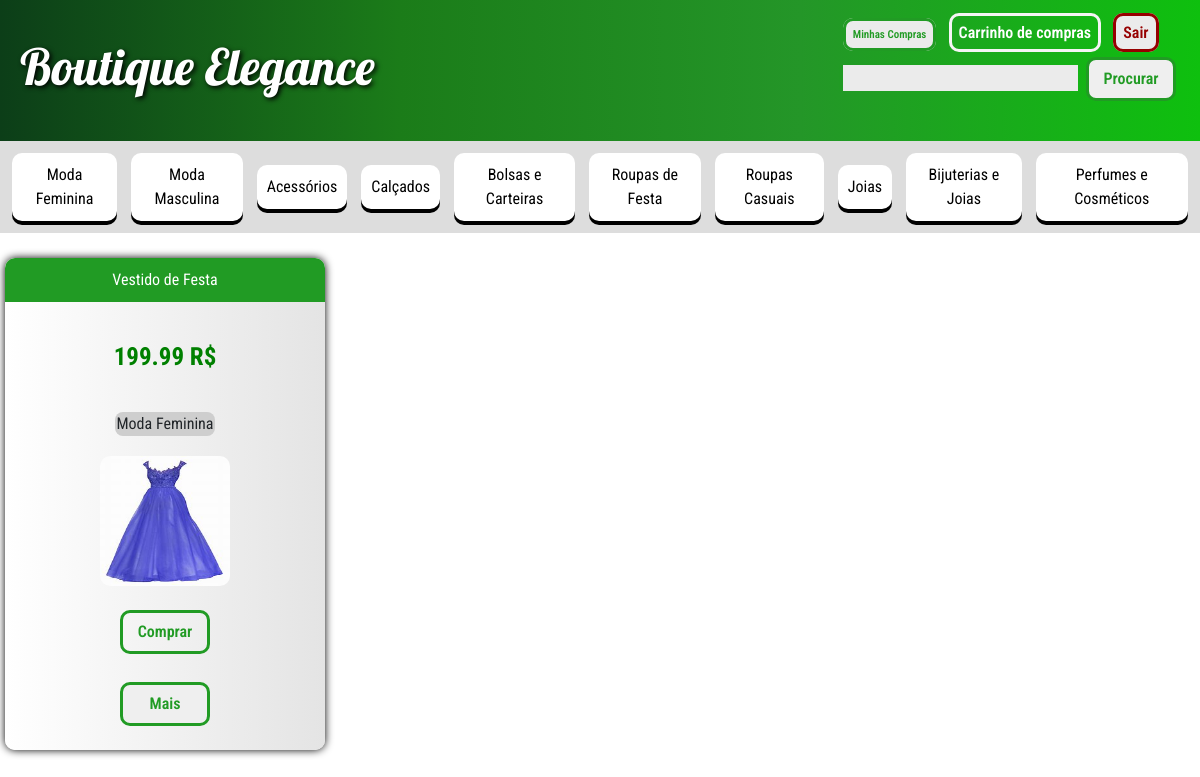
/site/usuario_produtos_categoria.php?categoria=Moda Feminina, run on the app's committed database.
### tables this page shows
CREATE TABLE `categoria` (
  `id_categoria` int(11) NOT NULL,
  `nome` varchar(30) DEFAULT NULL
);

CREATE TABLE `produto` (
  `id_produto` int(11) NOT NULL,
  `id_categoria_id` int(11) DEFAULT NULL,
  `valor` float DEFAULT NULL,
  `descricao` varchar(120) DEFAULT NULL,
  `nome_produto` varchar(60) DEFAULT NULL,
  `disponibilidade` tinyint(1) DEFAULT NULL,
  `foto` varchar(60) DEFAULT NULL,
  `ofertado` tinyint(1) DEFAULT NULL,
  `preco_original` float DEFAULT NULL
);

### class/categoria.DAO.class.php (called while the page is built, shortened)
<?php
	class categoriaDAO{
		public function __construct(){
			$this->conexao =
			new PDO("mysql:host=localhost; dbname=bancoSD","root", "");
		}
		public function listar(){
            $sql = $this->conexao->prepare("select * from categoria");
			$sql->execute();
			return $sql->fetchAll();
        }
	}
?>

### class/produtos.DAO.class.php (called while the page is built, shortened)
<?php
	class ProdutoSDAO{
		public function __construct(){
			$this->conexao =
			new PDO("mysql:host=localhost; dbname=BANCOsd",
			"root", "");
		}
		public function listarPCategoria($categoria){
			$sql= $this->conexao->prepare(
			"select produto.*, categoria.* from produto inner join categoria on produto.id_categoria_id = categoria.id_categoria where categoria.nome = :categoria");
			$sql->bindValue(":categoria", $categoria);
			$sql->execute();
			return $sql->fetchAll();
		}
	}
?>

### site/usuario_produtos_categoria.php (the view, shortened to what this page needs)
<?php
    include_once "../class/produtos.DAO.class.php";
    include_once "../class/categoria.DAO.class.php";
    $objCategoriaDAO = new categoriaDAO();
    $retornoCat = $objCategoriaDAO->listar();
    $objProdutoDAO = new produtosDAO();
    $retorno = $objProdutoDAO->listarPCategoria($_GET['categoria']);
?>
<html lang="pt">
<head>
    <link href="https://cdn.jsdelivr.net/npm/bootstrap@5.3.3/dist/css/bootstrap.min.css" rel="stylesheet">
    <link rel="stylesheet" href="../CSS/style.css">
</head>
<body>
<header>
        <div>
            <h1 id="titulo">Boutique Elegance</h1>
        </div>
        <div>
            <a style="font-size: 11px;" class="btn-op-alt" href='usuario_compras.php'>Minhas Compras</a>
            <a id="carrinho" style="width:auto;" href="carrinho.php">Carrinho de compras</a>
            <a id="sair" href="../operacoes/sair.php">Sair</a>
            <form style="margin-top: 8px;" action="usuario_produtos_pesquisa.php" method="GET">
                <input type="text" name="pesquisa" class="inputs">
                <button class="btn-op">Procurar</button>
            </form>
        </div>
    </header>
    <div id="container-geral">
    <div id="div-botoes">
        <?php
            foreach($retornoCat as $query){?>
            <button class="side-links" onclick="window.location.href='usuario_produtos_categoria.php?categoria=<?=$query['nome']?>'"><?=$query['nome']?></button>
        <?php } ?>
    </div>
<div class="container-list">
    <?php foreach ($retorno as $query) { ?>
        <div class='form-listar'>
            <p class='top-text'><?= $query['nome_produto'] ?></p>
            <p class="p-valor"><?= $query['valor'] ?> R$</p>
            <p id="warning-button" style="width:100px; text-align:center; margin:0;"><?= $query['nome'] ?></p>
            <img style='border-radius:10px;' src='../img/<?= $query['foto'] ?>' width='130' height='130'>
            <?php if($query['disponibilidade']){
                    ?><a class="btn-op" href="?id=<?=$query['id_produto']?>&compra&categoria=<?=$_GET["categoria"]?>">Comprar</a><?php
                }?>
            <button class='btn-op botao-mais'>Mais</button>
        </div>
    <?php } ?>
</div>
    </div>

### CSS/style.css (style rules this page uses)
:root { --verdep: #219b24; }
body { height: 100%; margin: 0; }
#div-botoes { display: flex; justify-content:space-evenly; align-items: center; background-color: rgb(221, 221, 221); animation: ease-in-out; padding: 5px; margin-bottom: 20px; }
.side-links { font-family: "roboto condensed"; border-radius: 10px; border: none; background-color: #ffffff; margin: 7px; padding: 10px; box-shadow: 0 4px black; transition: padding-right 1200ms, box-shadow 1200ms; }
header { display: flex; justify-content: space-between; align-items: center; background-image: linear-gradient(to right, rgb(12, 62, 24),rgb(27, 124, 25),rgb(36, 150, 40),rgb(14, 192, 14)); padding: 20px; }
#titulo { font-family: "lobster"; color: rgb(255, 255, 255); font-size: 50px; text-shadow: 2px 2px 5px rgb(0, 0, 0); }
.container-list { display: grid; grid-template-rows: 1FR 1FR 1FR 1FR ; grid-template-columns: 1FR 1FR 1FR 1FR ; height: 100%; row-gap: 20px; flex-grow: 1; }
.top-text { background-color: var(--verdep); width: 100%; text-align: center; border-top-right-radius: 10px; border-top-left-radius: 10px; font-family: "roboto condensed"; padding: 10px; color: white; }
.inputs { background-color: rgb(235, 235, 235); border: none; border-left: 4px solid var(--verdep); }
.btn-op { border-radius: 10px; font-family: "roboto condensed"; color: var(--verdep); text-decoration: none; padding: 7px; width: 90px; font-weight: 600; text-align: center; border: 3px solid var(--verdep); margin: 4px; }
.btn-op-alt { border-radius: 10px; font-family: "roboto condensed"; color: var(--verdep); text-decoration: none; background-color: rgb(235, 235, 235); padding: 7px; width: 90px; font-weight: 600; text-align: center; border: 3px solid var(--verdep); margin: 4px; }
#sair { border-radius: 10px; font-family: "roboto condensed"; color: rgb(150, 0, 0); text-decoration: none; background-color: rgb(235, 235, 235); padding: 7px; width: 90px; font-weight: 600; text-align: center; border: 3px solid rgb(150, 0, 0);; margin: 4px; }
.form-listar { display: flex; justify-content: center; align-items: center; flex-direction: column; gap: 20px; font-family: "roboto condensed"; width: 320px; border: none; box-shadow: 0 0 8px black; border-radius: 10px; padding-bottom: 20px; margin: 5px; justify-self: center; align-self: center; background: rgb(255,255,255); background: linear-gradient(90deg, rgba(255,255,255,1) 0%, rgba(228,228,228,1) 100%); }
#warning-button { border: none; background-color: rgb(206, 206, 206); border-radius: 8px; margin: 10px; }
#carrinho { border-radius: 10px; font-family: "roboto condensed"; color: white; text-decoration: none; padding: 7px; width: 90px; font-weight: 600; text-align: center; border: 3px solid whitesmoke; margin: 4px; }
.p-valor { color:green; font-weight:bold; font-size: 25px; }

### data on the page
categoria: nome "Moda Feminina"
categoria: nome "Moda Masculina"
categoria: nome "Acessórios"
categoria: nome "Calçados"
categoria: nome "Bolsas e Carteiras"
categoria: nome "Roupas de Festa"
categoria: nome "Roupas Casuais"
categoria: nome "Joias"
categoria: nome "Bijuterias e Joias"
categoria: nome "Perfumes e Cosméticos"
produto: nome_produto "Vestido de Festa", valor "199.99", id_categoria.nome "Moda Feminina", foto (picture)
